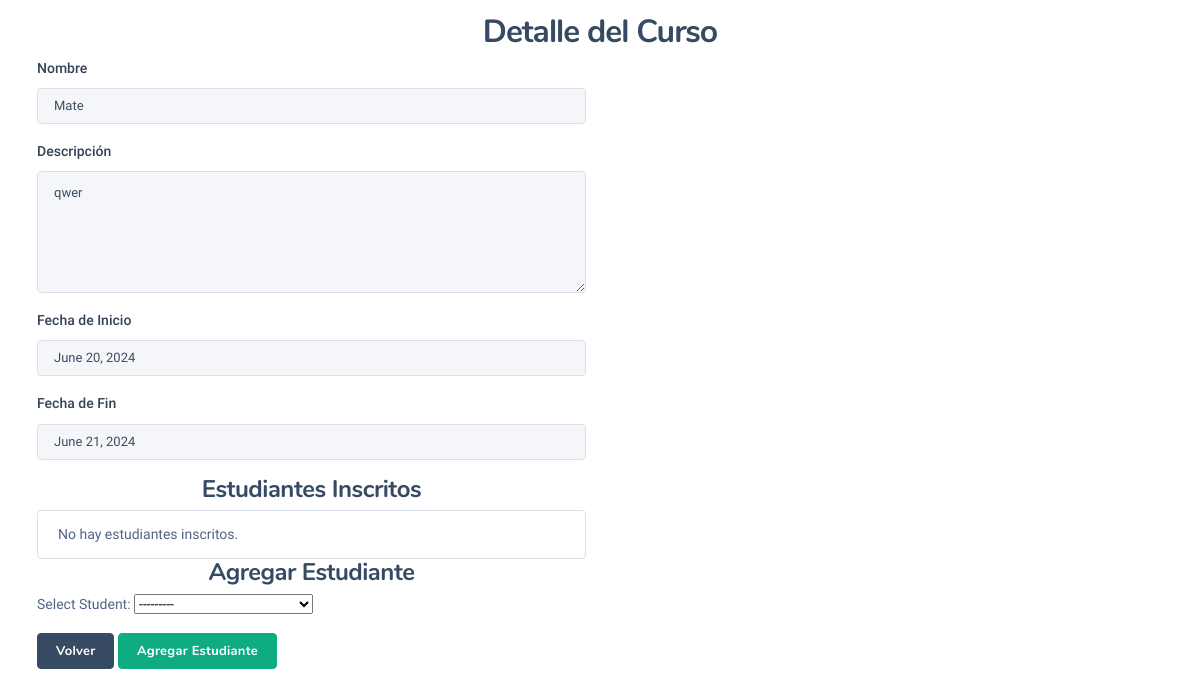
Screenshot of /courses/course_detail/3 with the database file from the repository.
### courses/models.py (models this page shows, shortened)
class Course(models.Model):
    name = models.CharField(max_length=100, unique=True)
    description = models.TextField()
    start_date = models.DateField()
    end_date = models.DateField()
    status = models.BooleanField(default=True)

### courses/views.py (the view)
# urls.py: path('course_detail/<int:id>', views.course_detail, name='course_detail'),
def course_detail(request, id):
    course = get_object_or_404(Course, id=id)
    if request.method == 'POST':
        form = EnrollmentForm(request.POST)
        if form.is_valid():
            enrollment = form.save(commit=False)
            enrollment.course = course
            enrollment.save()
            return redirect('course_detail', id=course.id)
    else:
        form = EnrollmentForm()
    enrolled_students = Enrollment.objects.filter(course=course)
    return render(request, 'courses/view.html', {'course': course, 'form': form, 'enrolled_students': enrolled_students})

### courses/forms.py
class EnrollmentForm(forms.ModelForm):
    student = forms.ModelChoiceField(queryset=Student.objects.filter(status=True), label="Select Student")
    class Meta:
        model = Enrollment
        fields = ['student']

### students/models.py (called while the page is built)
    def __str__(self):
        return f"{self.first_name} {self.last_name}"

### templates/courses/view.html (shortened to what this page needs)
{% extends 'base.html' %}
{% block content %}
<h3 class="text-center">Detalle del Curso</h3>
<div class="container">
    <div class="row">
        <div class="col-6">
            <div class="mb-3">
                <label for="" class="form-label">Nombre</label>
                <input type="text" class="form-control" name="name" id="" value="{{ course.name }}" disabled />
            </div>
            <div class="mb-3">
                <label for="" class="form-label">Descripción</label>
                <textarea class="form-control" name="description" id="" rows="3"
                    disabled>{{ course.description }}</textarea>
            </div>
            <div class="mb-3">
                <label for="" class="form-label">Fecha de Inicio</label>
                <input type="text" class="form-control" name="start_date" id="" value="{{ course.start_date }}"
                    disabled />
            </div>
            <div class="mb-3">
                <label for="" class="form-label">Fecha de Fin</label>
                <input type="text" class="form-control" name="end_date" id="" value="{{ course.end_date }}" disabled />
            </div>
             <h4 class="text-center">Estudiantes Inscritos</h4>
            <ul class="list-group">
                {% for enrollment in enrolled_students %}
                <li class="list-group-item">{{ enrollment.student.first_name }} {{ enrollment.student.last_name }}</li>
                {% empty %}
                <li class="list-group-item">No hay estudiantes inscritos.</li>
                {% endfor %}
            </ul>
            <h4 class="text-center">Agregar Estudiante</h4>
            <form method="post">
                {{ form.as_p }}
                <button type="button" class="btn btn-secondary" id="close-button" data-bs-dismiss="modal">Volver</button>
                <button type="submit" class="btn btn-primary">Agregar Estudiante</button>
            </form>
        </div>
    </div>
</div>
{% endblock %}

### rows the page displays
Course: name "Mate", description "qwer", start_date "June 20, 2024", end_date "June 21, 2024"
